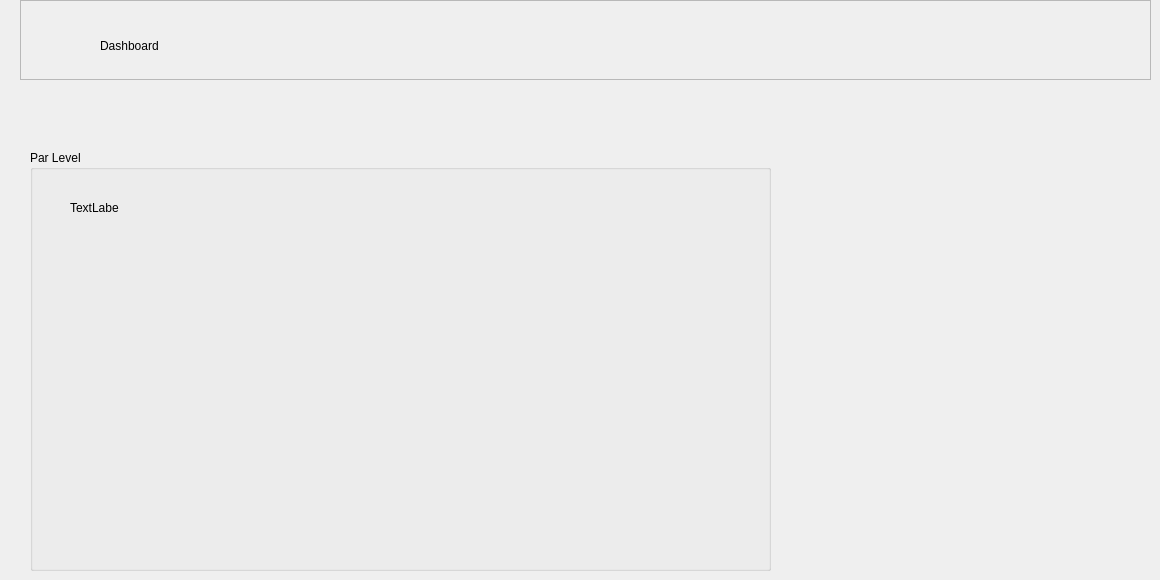
      <widget class="QWidget" name="page_dashboard">
       <widget class="QGroupBox" name="groupBox_2">
        <property name="geometry">
         <rect>
          <x>30</x>
          <y>150</y>
          <width>741</width>
          <height>421</height>
         </rect>
        </property>
        <property name="title">
         <string>Par Level</string>
        </property>
        <widget class="QLabel" name="label">
         <property name="geometry">
          <rect>
           <x>40</x>
           <y>50</y>
           <width>49</width>
           <height>16</height>
          </rect>
         </property>
         <property name="text">
          <string>TextLabel</string>
         </property>
        </widget>
       </widget>
       <widget class="QFrame" name="frame_10">
        <property name="geometry">
         <rect>
          <x>20</x>
          <y>0</y>
          <width>1131</width>
          <height>80</height>
         </rect>
        </property>
        <property name="frameShape">
         <enum>QFrame::StyledPanel</enum>
        </property>
        <property name="frameShadow">
         <enum>QFrame::Raised</enum>
        </property>
        <widget class="QLabel" name="label_7">
         <property name="geometry">
          <rect>
           <x>80</x>
           <y>35</y>
           <width>381</width>
           <height>21</height>
          </rect>
         </property>
         <property name="text">
          <string>Dashboard</string>
         </property>
        </widget>
       </widget>
      </widget>
